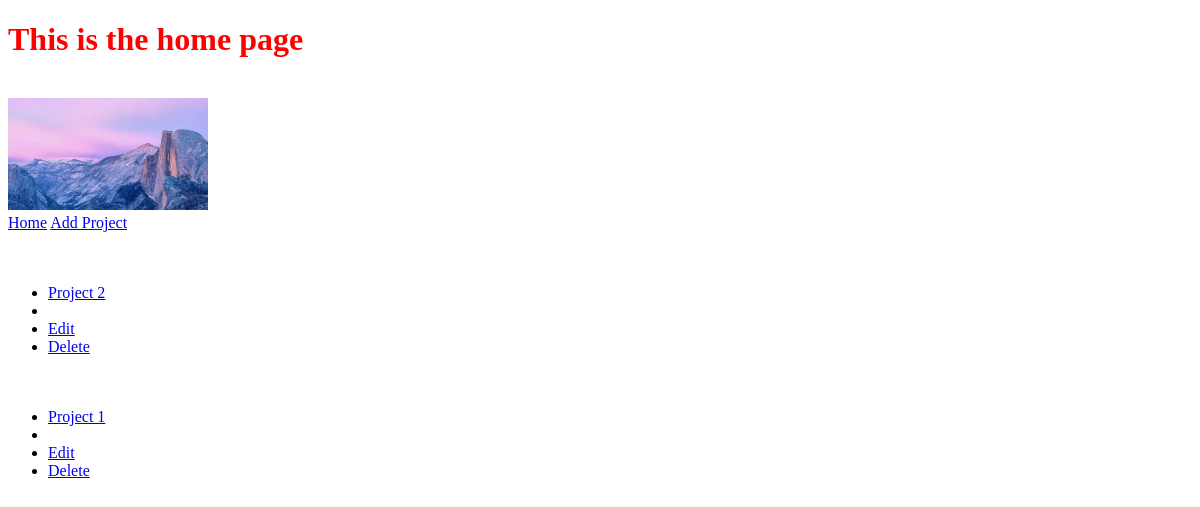
/, run on an earlier commit of the app's database.
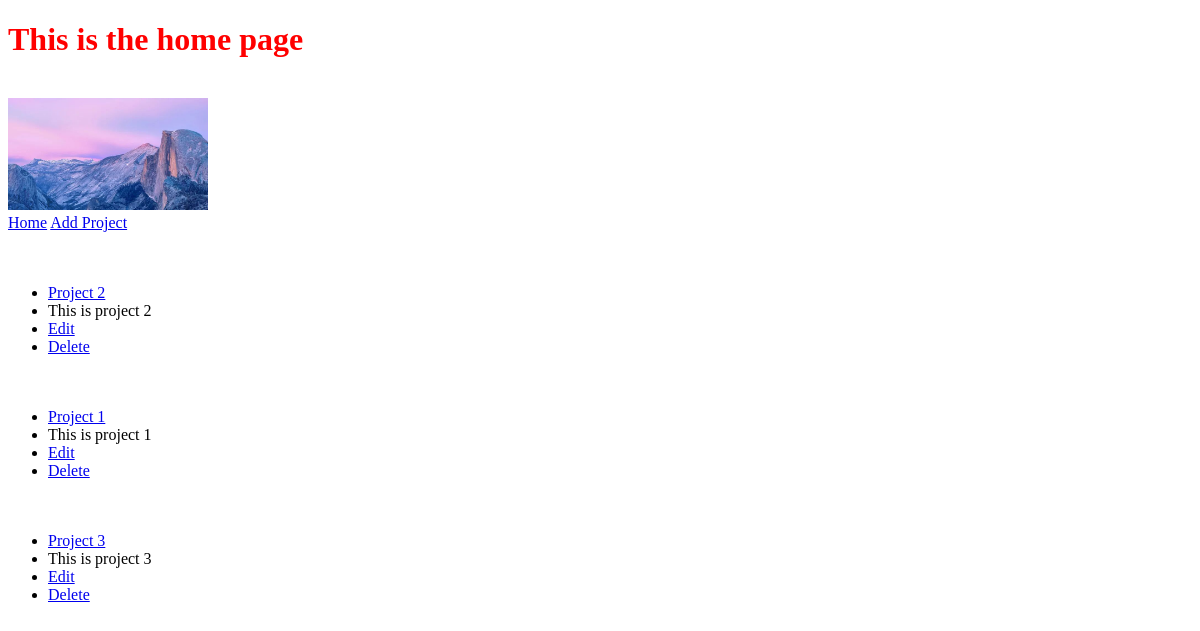
And on a later commit of the database.
### project/models.py (models this page shows, shortened)
class Project(models.Model):
    title = models.CharField(max_length=200)
    description = models.TextField(null=True, blank=True)
    featured_image = models.ImageField(null=True, blank=True)
    demo_link = models.CharField(max_length=1000, null=True, blank=True)
    source_link = models.CharField(max_length=1000, null=True, blank=True)
    vote_total = models.IntegerField(default=0)
    vote_ratio = models.IntegerField(default=0)
    tags = models.ManyToManyField("Tag", blank=True )
    created = models.DateTimeField(auto_now_add=True)
    id = models.UUIDField(default=uuid.uuid4, primary_key=True, unique=True, editable=False)

### project/views.py (the view)
# urls.py: path("", views.index, name="index"),
def index(request):
    projects = Project.objects.all()
    return render(request, "project/index.html", {
        "projects": projects
    })

### project/templates/project/index.html
{% extends 'project/base.html' %}
{% load static %}
{% block content %}
    <h1>This is the home page</h1>
    <br>
    <img src="{% static 'images/1.jpg' %}" alt="" style="width: 200px;">
    <br>
    <a href="/">Home</a>
    <a href="{% url 'create-project' %}">Add Project</a>
    <br>
    <br>
    <br>
    <table>
        {% for project in projects %}
            <ul>
                <li><a href="{% url 'project' project.id %}">{{ project.title }}</a></li>
                <li>{{ project.description }}</li>
                <li><a href="{% url 'update-project' project.id %}">Edit</a></li>
                <li><a href="{% url 'delete-project' project.id %}">Delete</a></li>
                <br>
                <br>
            </ul>
        {% endfor %}
    </table>
{% endblock content %}

What changed in the data, as far as the page shows it:
changed Project "Project 2": description (not shown) → "This is project 2"
changed Project "Project 1": description (not shown) → "This is project 1"
added Project: title "Project 3", description "This is project 3"
